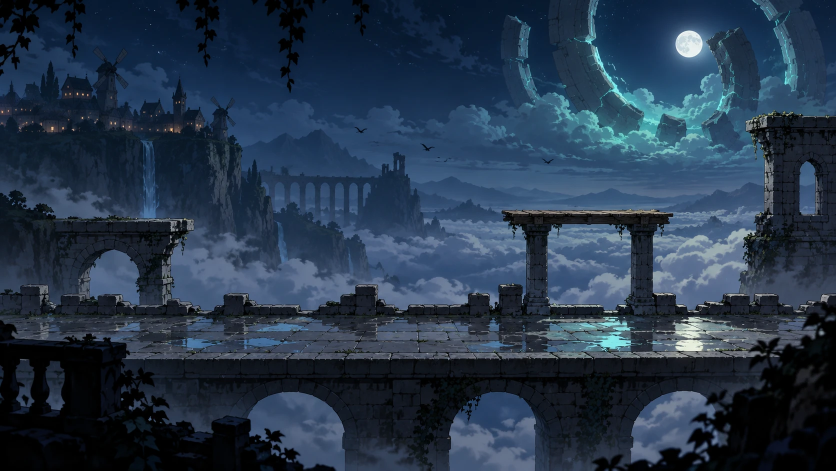
#> input picture docs/视觉设计/keyart/gameplay_frame_v2.webp, 1672 x 941 px, found by its file name (shown at 1/2 size)
$ python blockin_seg2.py
#> lines starting #> are read from the running program, lines starting #| are printed output that depends on the picture
"""第 2 段画布：左边 1/4 = 实战定调图（已画好）的最右一段，右边 3/4 = 下一段路的构图草图。
GPT 只重画草图部分、让它接上左边的画。比例和定调图一致（定调图 1 像素 = 游戏 0.88 屏幕像素）。"""
import random
from PIL import Image, ImageDraw, ImageFilter

P = r"E:/00game/nightcrow-godot/"
OUT = P + "docs/视觉设计/blockin/"
key = Image.open(P + "docs/视觉设计/keyart/gameplay_frame_v2.webp").convert("RGB")
#> key is the input picture: PIL image 1672x941 RGB; mean R, G, B 38.3, 55.2, 74.8
W, H = key.size                                  # 1672 × 941
#> W = 1672; H = 941
KEEP = W // 4                                    # 左边保留的已画部分宽度
#> KEEP = 418
im = Image.new("RGB", (W, H))
#> im: PIL image 1672x941 RGB; every value is 0
im.paste(key.crop((W - KEEP, 0, W, H)), (0, 0))
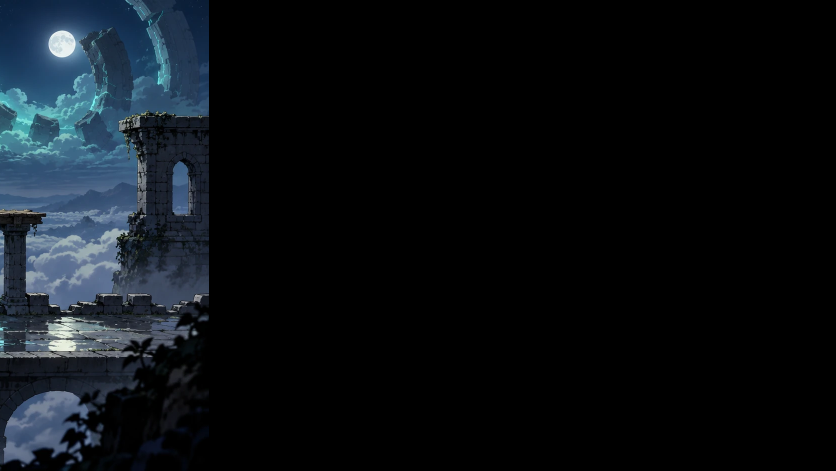
#> im: PIL image 1672x941 RGB (shown at 1/2 size); mean R, G, B 11.8, 16.3, 20.7
d = ImageDraw.Draw(im)
X0 = KEEP                                        # 草图从这里开始
#> X0 = 418

WALK = 659                                       # 定调图里角色站立线（桥面中间）
FAR, NEAR = 621, 706                             # 桥面远边 / 近边
def above(screen_px):                            # 游戏里高出地面多少屏幕像素 → 定调图像素
    return WALK - screen_px / 0.88

# 天空（接定调图的颜色，往右略亮一点点）、星
HOR = int(0.50 * H)
#> HOR = 470
for y in range(H):
    t = min(1.0, y / HOR)
    c = (int(12 + 46 * t), int(18 + 58 * t), int(38 + 76 * t))
    d.line([(X0, y), (W, y)], fill=c)
random.seed(4)
for _ in range(200):
    x, y = random.randrange(X0, W), random.randrange(int(H * 0.45))
    v = random.randint(120, 220)
    d.point((x, y), fill=(v, v, v + 10))
# 远山：两层
for layer, (top, col) in enumerate([(70, (58, 72, 104)), (36, (44, 54, 82))]):
    random.seed(10 + layer)
    pts = [(X0, HOR + 30)]
    x = X0
    while x <= W:
        pts.append((x, HOR + 20 - random.randint(10, top)))
        x += random.randint(40, 100)
    pts.append((W, HOR + 30))
    d.polygon(pts, fill=col)
#> this loop made 2 passes
# 云海：战斗带背后亮、安静
for y in range(HOR + 20, FAR):
    t = (y - HOR) / (FAR - HOR)
    v = 1 - abs(t - 0.45) * 1.3
    c = (int(70 + 40 * v), int(84 + 44 * v), int(118 + 44 * v))
    d.line([(X0, y), (W, y)], fill=c)

# 中景地标：鸦信社驿塔（石针 + 细高塔 + 暖灯 + 绳桥），在画布 62% 处
cx = int(0.62 * W)
#> cx = 1036
d.polygon([(cx - 110, FAR), (cx - 18, 230), (cx + 18, 230), (cx + 120, FAR)], fill=(32, 38, 58))
d.rectangle([cx - 16, 110, cx + 16, 236], fill=(28, 34, 52))
d.polygon([(cx - 24, 112), (cx, 50), (cx + 24, 112)], fill=(28, 34, 52))
d.ellipse([cx - 6, 124, cx + 6, 138], fill=(245, 175, 90))
for wy in (170, 200):
    d.rectangle([cx - 3, wy, cx + 3, wy + 8], fill=(230, 160, 80))
d.polygon([(cx + 150, FAR), (cx + 190, 380), (cx + 205, 380), (cx + 240, FAR)], fill=(36, 43, 64))
d.line([(cx + 16, 260), (cx + 110, 330), (cx + 196, 382)], fill=(24, 28, 40), width=3)
# 更远的一段断渡槽（在驿塔右后方）
ay = 470
d.rectangle([cx + 260, ay, W, ay + 9], fill=(60, 70, 96))
for i in range(6):
    x0 = cx + 270 + i * 46
    d.rectangle([x0, ay, x0 + 8, ay + 90], fill=(60, 70, 96))

# 桥面：和定调图同一个透视带，接上左边
for y in range(FAR, NEAR):
    t = (y - FAR) / (NEAR - FAR)
    c = (int(50 + 30 * t), int(56 + 30 * t), int(74 + 30 * t))
    d.line([(X0, y), (W, y)], fill=c)
random.seed(12)
x = X0
while x < W:
    w_ = random.randint(30, 70)
    h_ = random.choice([0, 16, 24, 32])
    if h_:
        d.rectangle([x, FAR - h_, x + w_, FAR], fill=(46, 52, 70))
    x += w_ + random.randint(20, 90)
#> this loop made 13 passes
#> (w_, h_, x) on passes 1 to 12: (60, 24, 565), (52, 16, 685), (30, 24, 796), (47, 32, 892), (65, 0, 995), (58, 24, 1093), (51, 16, 1171), (66, 16, 1266), (62, 24, 1399), (35, 0, 1461), (62, 16, 1554), (57, 32, 1645)
#> after the loop, x = 1791
for (px, pw) in [(0.40, 50), (0.78, 40)]:       # 几块水洼（亮一点）
    d.ellipse([px * W, FAR + 30, px * W + pw * 3, FAR + 52], fill=(96, 120, 140))
d.rectangle([X0, NEAR, W, H], fill=(30, 34, 48))
for i in range(3):
    ax = X0 + 120 + i * 430
    d.ellipse([ax, NEAR + 60, ax + 300, NEAR + 420], fill=(66, 78, 108))
#> this loop made 3 passes
#> ax on passes 1 to 3: 538, 968, 1398

# 这段路上的两个平台（中间留空）：一层的断墙（实心），二层的木脚手平台（靠石柱撑着）
l1 = above(110)                                   # 一层：高出地面 110 屏幕像素
l2 = above(220)                                   # 二层：高出地面 220 屏幕像素
d.rectangle([0.30 * W, l1 + 6, 0.40 * W, FAR + 10], fill=(52, 58, 78))      # 断墙正面
d.rectangle([0.30 * W, l1 - 6, 0.40 * W, l1 + 6], fill=(120, 128, 150))     # 顶面
d.rectangle([0.80 * W, l2 - 5, 0.95 * W, l2 + 5], fill=(120, 112, 100))     # 木平台顶面
d.rectangle([0.80 * W, l2 + 5, 0.95 * W, l2 + 22], fill=(70, 62, 56))
for sx in (0.815, 0.925):
    d.rectangle([sx * W, l2 + 22, sx * W + 22, FAR], fill=(46, 52, 70))

# 前景：右下一块近黑剪影
d.polygon([(W, H), (W, 0.74 * H), (0.93 * W, 0.80 * H), (0.88 * W, 0.92 * H), (0.85 * W, H)], fill=(8, 9, 14))

im.save(OUT + "seg2_canvas.png")
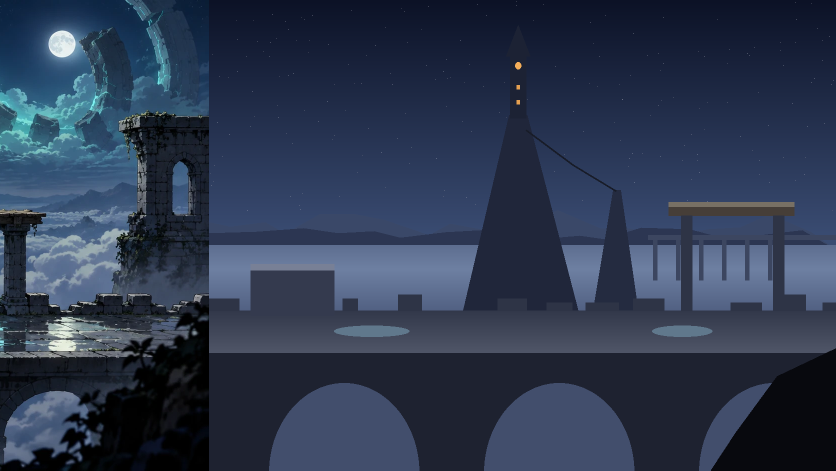
#> saved as seg2_canvas.png: PIL image 1672x941 RGB (shown at 1/2 size); mean R, G, B 44.8, 56.6, 79.1
print("saved; keep", KEEP, "L1 y", round(l1), "L2 y", round(l2))
#| saved; keep 418 L1 y 534 L2 y 409

$ run again, with docs/视觉设计/keyart/gameplay_frame_v1.webp copied over docs/视觉设计/keyart/gameplay_frame_v2.webp
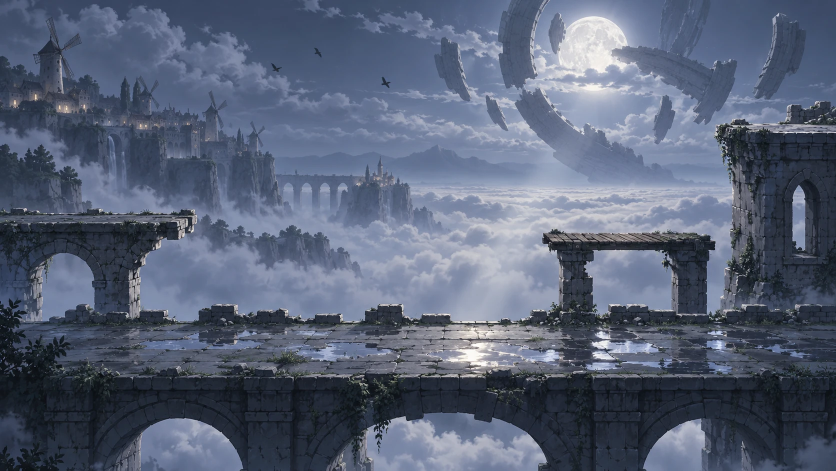
#> input picture docs/视觉设计/keyart/gameplay_frame_v1.webp, 1672 x 941 px, found by its file name (shown at 1/2 size)
#> key is the input picture: PIL image 1672x941 RGB; mean R, G, B 88.3, 98.1, 118.8
#> `im.paste(key.crop((W - KEEP, 0, W, H)), (0, 0))`:
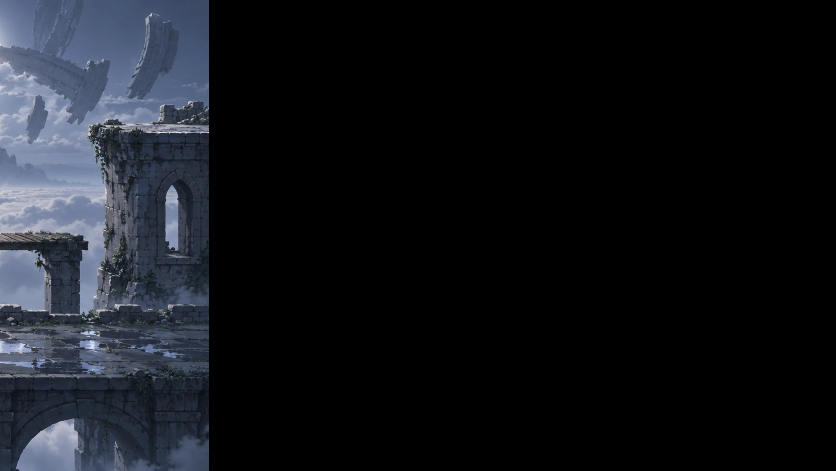
#> im: PIL image 1672x941 RGB (shown at 1/2 size); mean R, G, B 19.3, 21.7, 26.7
#> the loop `for layer, (top, col) in enumerate([(70, (58, 72, 104)), (36, (44, 54,..` made 2 passes
#> the loop `while x < W:` made 13 passes
#> (w_, h_, x) on passes 1 to 8: (60, 24, 565), (52, 16, 685), (30, 24, 796), (47, 32, 892), (65, 0, 995), (58, 24, 1093), (51, 16, 1171), (66, 16, 1266)
#> after the loop `while x < W:`: x = 1791
#> the loop `for i in range(3):` made 3 passes
#> ax on passes 1 to 3: 538, 968, 1398
#> `im.save(OUT + "seg2_canvas.png")`:
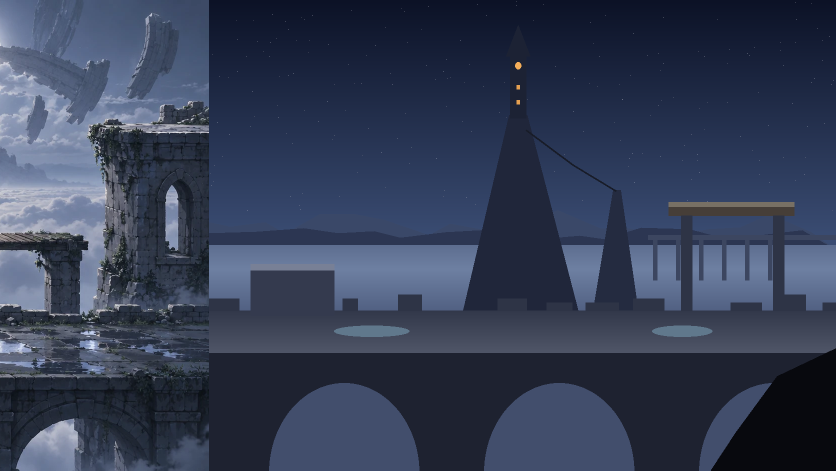
#> saved as seg2_canvas.png: PIL image 1672x941 RGB (shown at 1/2 size); mean R, G, B 52.4, 62, 85.1
#| saved; keep 418 L1 y 534 L2 y 409
